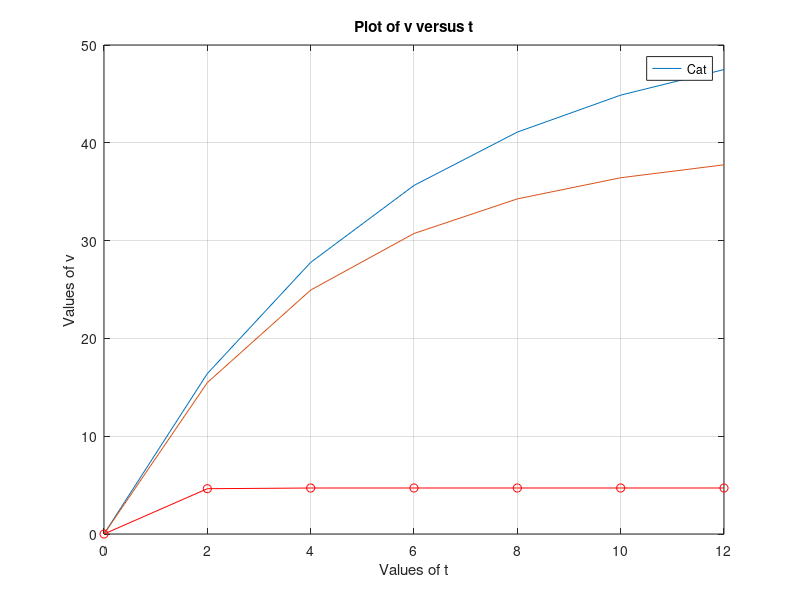
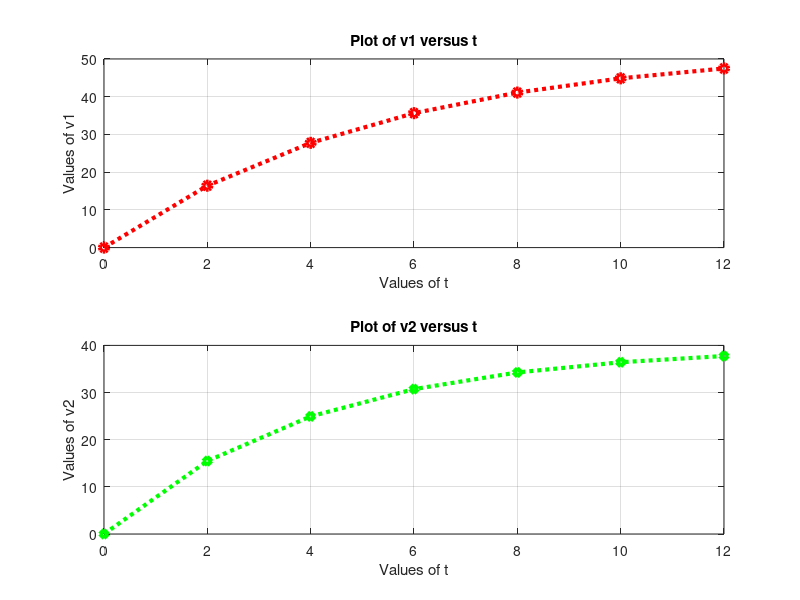

Source code (MATLAB) for these figures, in order:
%% Plot Example

t = [0:2:12];
g = 9.8; m = 68.1; cd = 12.5;     % Man
v1 = g*m/cd*(1-exp((-cd/m).*t));
plot(t, v1);

title('Plot of v versus t');
xlabel('Values of t');
ylabel('Values of v');
grid on;

hold on;

g = 9.8; m = 50.8; cd = 12.5;     % Woman
v2 = g*m/cd*(1-exp((-cd/m).*t));
plot(t, v2);

legend('Man', 'Woman');


% clc; clear; close all;

t = [0:2:12];
g = 9.8; m = 6; cd = 12.5;     % Cat
v = g*m/cd*(1-exp((-cd/m).*t));
plot(t, v, '-ro');

title('Plot of v versus t');
xlabel('Values of t');
ylabel('Values of v');
grid on;
legend('Cat');


figure;
subplot(2,1,1);
plot(t, v1, '-ro:','LineWidth',3);
title('Plot of v1 versus t');
xlabel('Values of t');
ylabel('Values of v1');
grid on;

subplot(2,1,2);
plot(t, v2, '-gd:','LineWidth',3);
title('Plot of v2 versus t');
xlabel('Values of t');
ylabel('Values of v2');
grid on;
